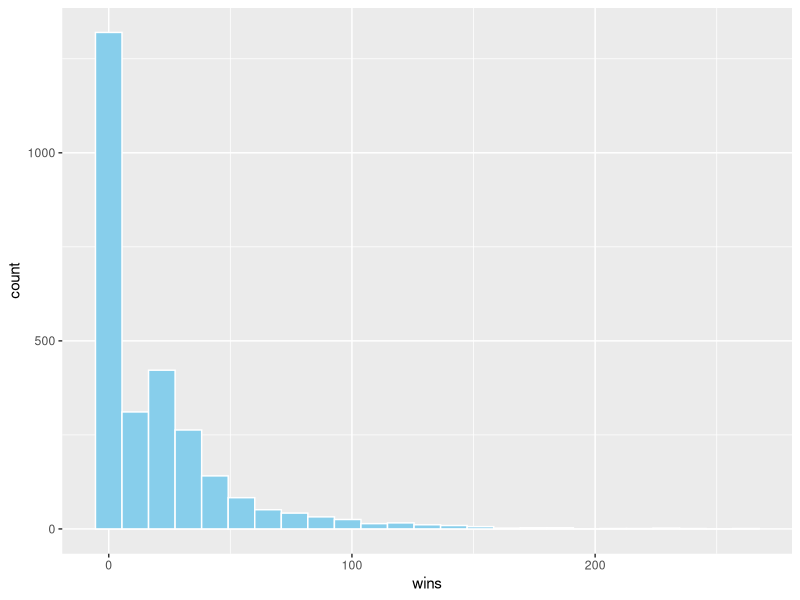
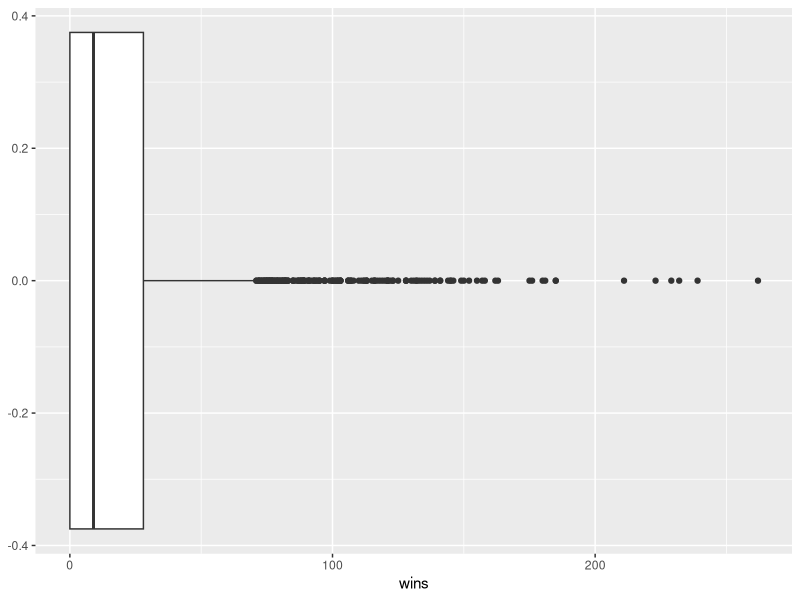
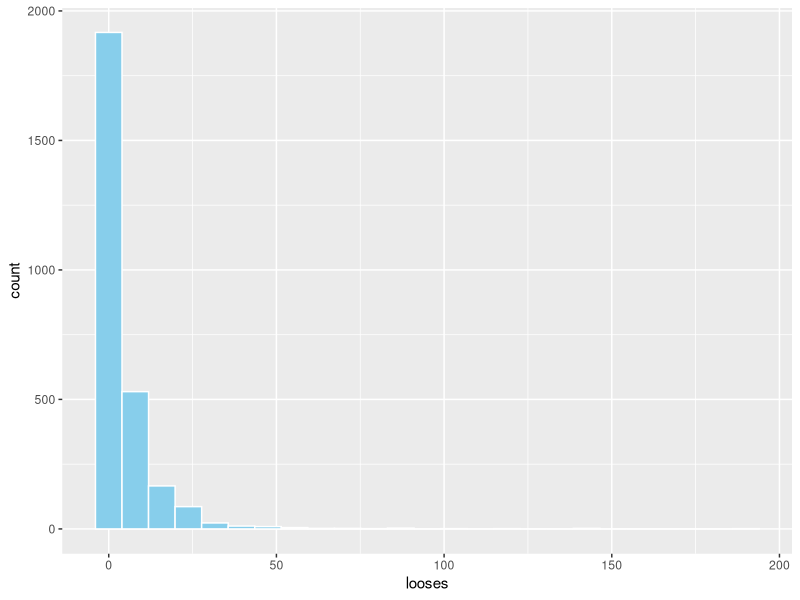
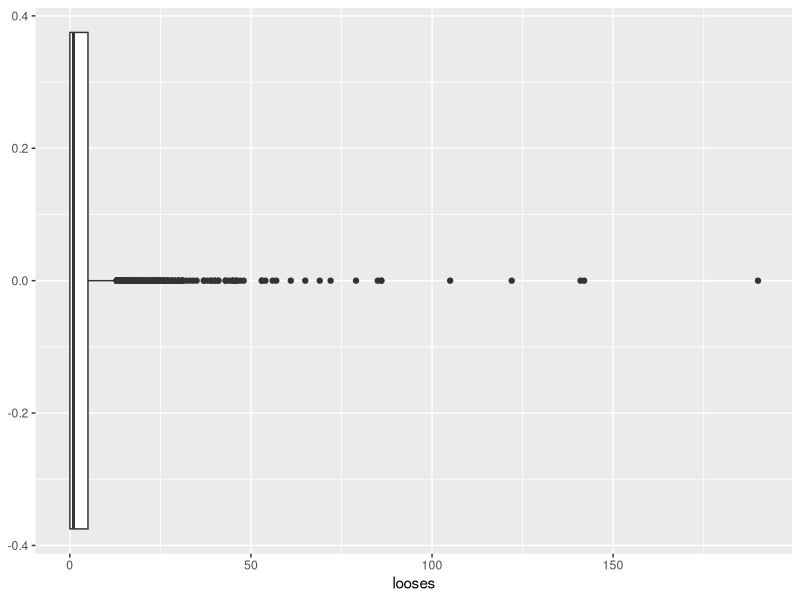
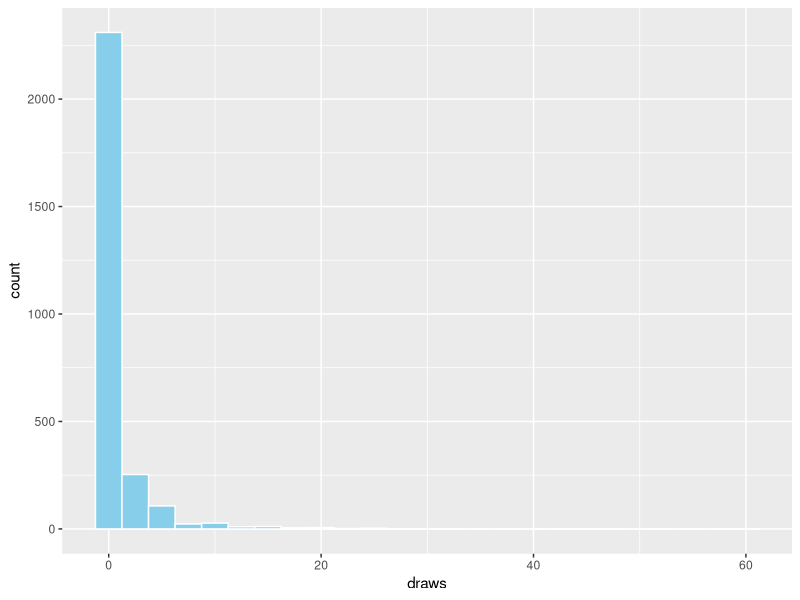
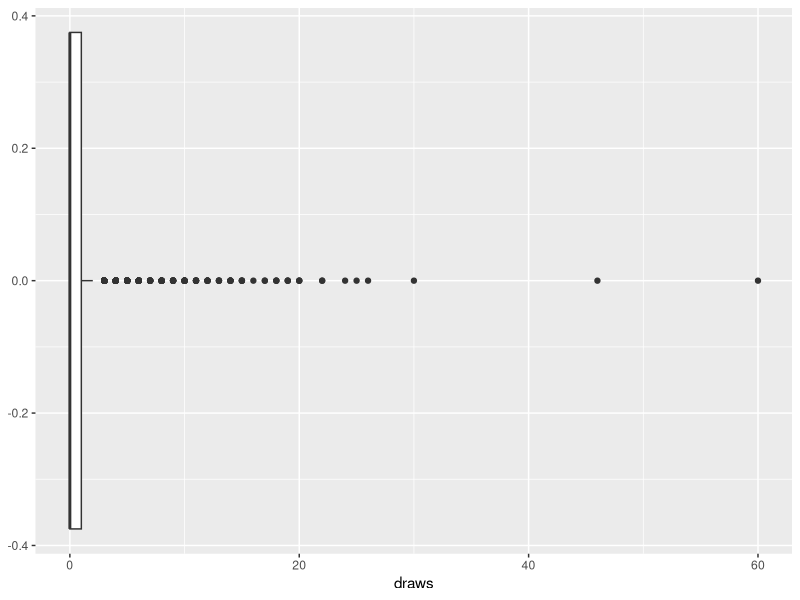
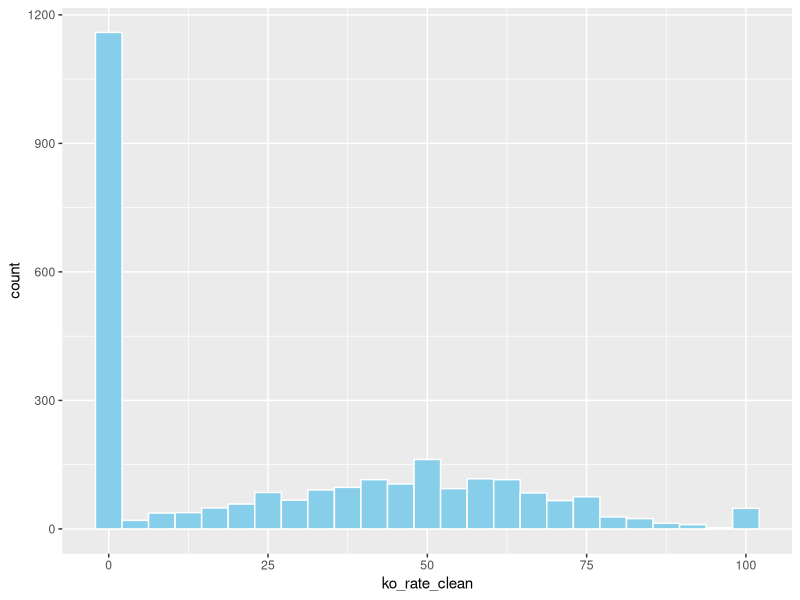
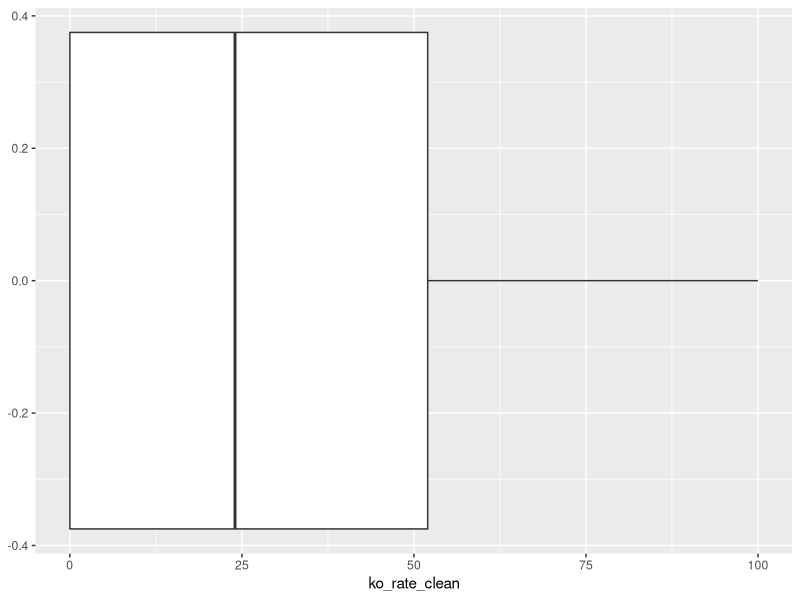

Write the R code that produced these figures, in order. (Note: this script raises an error after producing the figures.)
library(ggplot2)
library(dplyr)
library(psych)
library(readr)
fighters <- read_csv("fighters.csv", col_types = cols(age = col_double()))
View(fighters)

###Descriptive Stats###

##Means
mean(fighters$wins, na.rm = TRUE)
mean(fighters$looses, na.rm = TRUE)
mean(fighters$draws, na.rm = TRUE)
mean(fighters$ko_rate_clean, na.rm = TRUE)
mean(fighters$age, na.rm = TRUE)

##Medians
median(fighters$wins, na.rm = TRUE)
median(fighters$looses, na.rm = TRUE)
median(fighters$draws, na.rm = TRUE)
median(fighters$ko_rate_clean, na.rm = TRUE)
median(fighters$age, na.rm = TRUE)

##Ranges
range(fighters$wins, na.rm = TRUE)
range(fighters$looses, na.rm = TRUE)
range(fighters$draws, na.rm = TRUE)
range(fighters$ko_rate_clean, na.rm = TRUE)
range(fighters$age, na.rm = TRUE)


##Standard Deviation
sd(fighters$wins, na.rm = TRUE)
sd(fighters$looses, na.rm = TRUE)
sd(fighters$draws, na.rm = TRUE)
sd(fighters$ko_rate_clean, na.rm = TRUE)
sd(fighters$age, na.rm = TRUE)

#Quantitative Graphs - Ask For Some Clarity Here!!!!
ggplot(data = fighters, aes(x = wins)) + 
  geom_histogram(bins = 25, 
                 fill = "skyblue", 
                 color = "white")
ggplot(data = fighters, aes(x = wins)) + 
  geom_boxplot()


ggplot(data = fighters, aes(x = looses)) + 
  geom_histogram(bins = 25, 
                 fill = "skyblue", 
                 color = "white")
ggplot(data = fighters, aes(x = looses)) + 
  geom_boxplot()


#should probably discard these 2 graphs?
ggplot(data = fighters, aes(x = draws)) + 
  geom_histogram(bins = 25, 
                 fill = "skyblue", 
                 color = "white")
ggplot(data = fighters, aes(x = draws)) + 
  geom_boxplot()


#definitely keep these 4!
ggplot(data = fighters, aes(x = ko_rate_clean)) + 
  geom_histogram(bins = 25, 
                 fill = "skyblue", 
                 color = "white")
ggplot(data = fighters, aes(x = ko_rate_clean)) + 
  geom_boxplot()

ggplot(data = fighters, aes(x = age)) + 
  geom_histogram(bins = 50, 
                 fill = "skyblue", 
                 color = "white")
ggplot(data = fighters, aes(x = age)) + 
  geom_boxplot()



#Proportions
#By Stance
tb_stance <- prop.table(table(fighters$stance))
tb_stance

ggplot(data = fighters, aes(x = stance)) + 
  geom_bar(stat = "count", width = .5, fill = "forest green")

#By Country
tb_country <- prop.table(table(fighters$country))
tb_country

ggplot(data = fighters, aes(x = country)) + 
  geom_bar(stat = "count", width = .5, fill = "skyblue")    #Not Great-Need To Fix





###ScatterPlots###
ggplot(fighters, aes(x = wins, y = ko_rate_clean)) + 
  geom_point(color = "forest green", size = 2) +
  theme_classic()
cor(fighters$wins, fighters$ko_rate_clean) #Ask about removing outliers 


###Bar Chart of Group Means###
#wins by stance
aggregate(formula = wins ~ stance, data = fighters, FUN = mean)

ggplot(fighters, aes(y = wins, x = stance)) + 
  geom_bar(stat = "summary", fun = "mean", width = 0.5, fill = "tomato")

#wins by ko rate
aggregate(formula = wins ~ ko_rate_clean, data = fighters, FUN = mean)

ggplot(fighters, aes(y = wins, x = ko_rate_clean)) + 
  geom_bar(stat = "summary", fun = "mean", width = 0.5, fill = "forest green")



#Anova Table

md <- aov(formula = cbind(wins, ko_rate_clean) ~ stance, data = fighters)
summary(md)

aggregate(formula = wins ~ stance, data = fighters, FUN = sd)

aggregate(formula = ko_rate_clean ~ stance, data = fighters, FUN = sd)

ggplot(fighters, aes(x = wins)) + 
  +     geom_histogram(alpha=0.6, bins = 30, fill = "skyblue", color = "black") +
  +     facet_wrap(~stance)

ggplot(fighters, aes(x = ko_rate_clean)) + 
  +     geom_histogram(alpha=0.6, bins = 30, fill = "skyblue", color = "black") +
  +     facet_wrap(~stance)


###Multiple Regression###
md <- lm(formula = wins ~ ko_rate_clean + stance, data = fighters)
summary(md)

###Set Reference
fighters$stance <- relevel(factor(fighters$stance), ref = "Orthodox")

###Multiple Regression Graph
ggplot(fighters, aes(x = ko_rate_clean, y = wins, color = stance)) +
  geom_point(size = 0.7, alpha = 0.8) + 
  geom_smooth(method = "lm", se = FALSE)
###Make Sure To Acknowledge That ko_rate_clean Represents The KO Percentage
